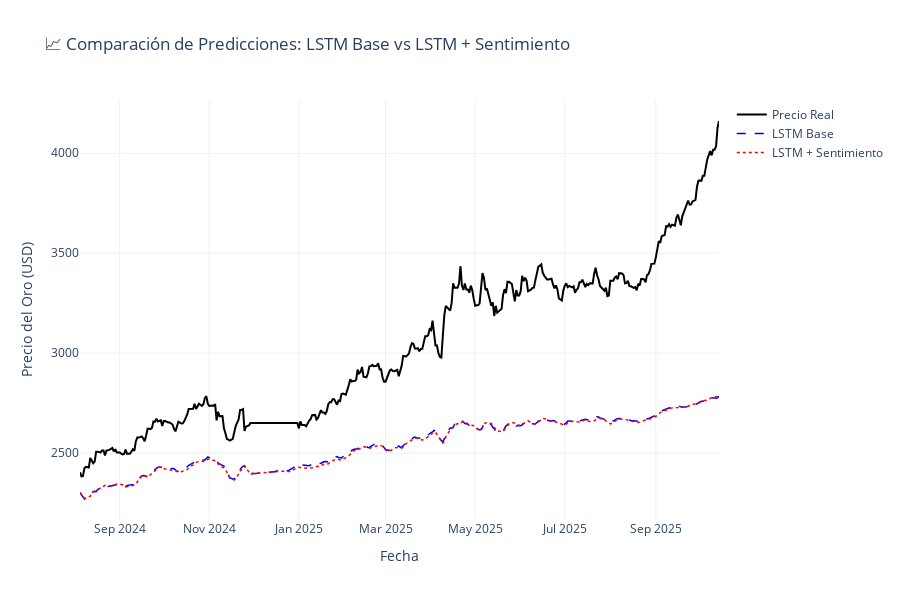

Write notebook code for a chart like this one.
### Code cell
# Gráfico comparativo de predicciones
fig = go.Figure()

# Valores reales
fig.add_trace(go.Scatter(
    x=df_predicciones['fecha'],
    y=df_predicciones['precio_real'],
    mode='lines',
    name='Precio Real',
    line=dict(color='black', width=2)
))

# Modelo Base
fig.add_trace(go.Scatter(
    x=df_predicciones['fecha'],
    y=df_predicciones['pred_base'],
    mode='lines',
    name='LSTM Base',
    line=dict(color='blue', width=1.5, dash='dash')
))

# Modelo con Sentimiento
fig.add_trace(go.Scatter(
    x=df_predicciones['fecha'],
    y=df_predicciones['pred_sentiment'],
    mode='lines',
    name='LSTM + Sentimiento',
    line=dict(color='red', width=1.5, dash='dot')
))

fig.update_layout(
    title='📈 Comparación de Predicciones: LSTM Base vs LSTM + Sentimiento',
    xaxis_title='Fecha',
    yaxis_title='Precio del Oro (USD)',
    template='plotly_white',
    height=600,
    hovermode='x unified'
)

fig.show()

# Guardar
fig.write_html(FIGURAS_DIR / 'figura_02_comparacion_predicciones_lstm.html')
print("✅ Figura guardada: figura_02_comparacion_predicciones_lstm.html")

### Figure 1 — Plotly figure (JSON) as saved in the notebook; plotly's stock layout.template omitted (floating-point values rounded to 4 significant figures; data arrays with more than 128 entries replaced by an {"elided": "..."} marker saying what was removed)
{"data": [{"line": {"color": "black", "width": 2}, "mode": "lines", "name": "Precio Real", "type": "scatter", "x": {"elided": "389 str values"}, "y": {"elided": "389 float values"}}, {"line": {"color": "blue", "dash": "dash", "width": 1.5}, "mode": "lines", "name": "LSTM Base", "type": "scatter", "x": {"elided": "389 str values"}, "y": {"elided": "389 float values"}}, {"line": {"color": "red", "dash": "dot", "width": 1.5}, "mode": "lines", "name": "LSTM + Sentimiento", "type": "scatter", "x": {"elided": "389 str values"}, "y": {"elided": "389 float values"}}], "layout": {"height": 600, "hovermode": "x unified", "title": {"text": "📈 Comparación de Predicciones: LSTM Base vs LSTM + Sentimiento"}, "xaxis": {"title": {"text": "Fecha"}}, "yaxis": {"title": {"text": "Precio del Oro (USD)"}}}}
